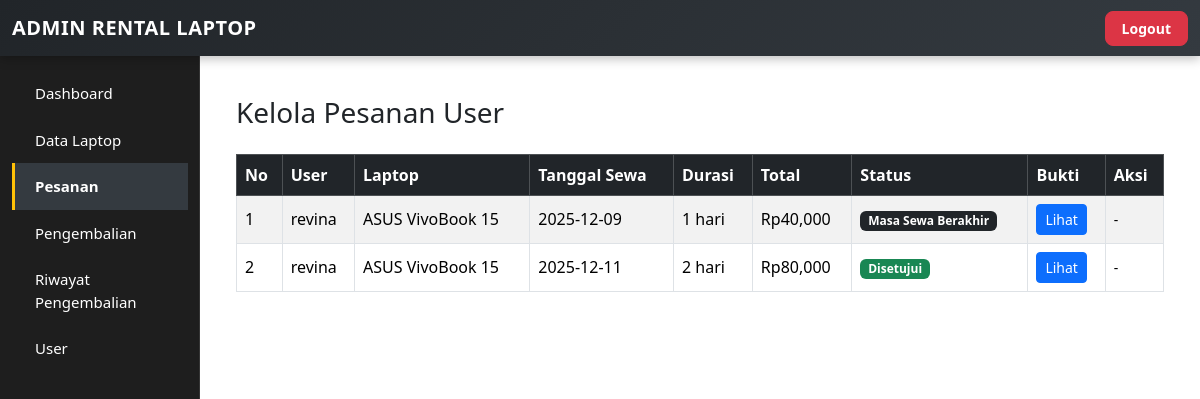
The page /admin/pesanan.php (signed in) on the database as committed earlier.
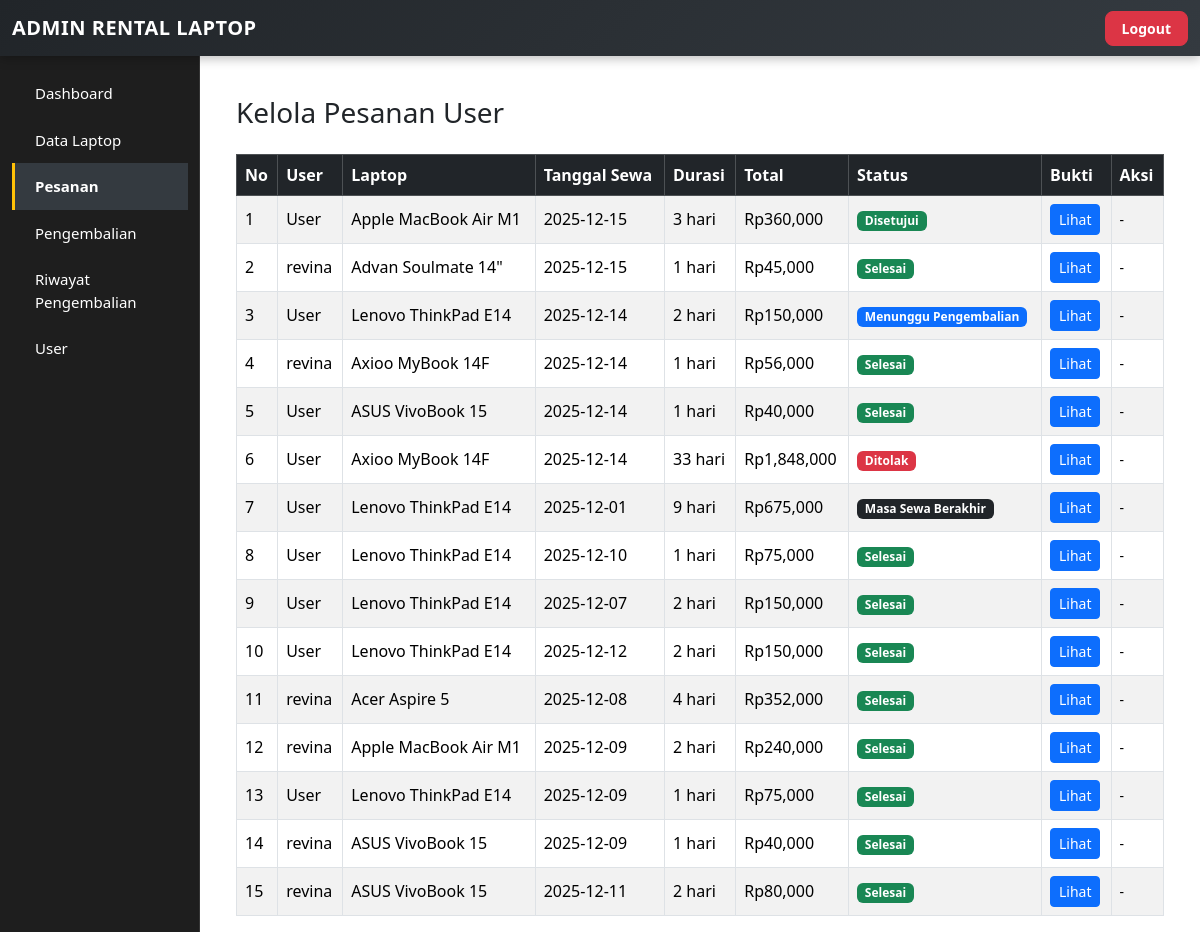
The same page on the database as committed later.
### tables this page shows
CREATE TABLE `tb_pesanan` (
  `id_pesanan` int NOT NULL AUTO_INCREMENT,
  `id_laptop` int NOT NULL,
  `id_user` int NOT NULL,
  `tanggal_sewa` date NOT NULL,
  `durasi` int NOT NULL,
  `total_harga` int NOT NULL,
  `status` enum('Menunggu','Menunggu Pembayaran','Menunggu Konfirmasi','Disetujui','Ditolak','Masa Sewa Berakhir','Menunggu Pengembalian','Selesai','Ditolak Pembayaran') NOT NULL,
  `bukti` varchar(255) DEFAULT NULL,
  `metode_bayar` varchar(20) DEFAULT NULL,
  `rekening_tujuan` varchar(50) DEFAULT NULL,
  PRIMARY KEY (`id_pesanan`),
  KEY `id_laptop` (`id_laptop`),
  KEY `id_user` (`id_user`),
  CONSTRAINT `tb_pesanan_ibfk_1` FOREIGN KEY (`id_laptop`) REFERENCES `tb_laptop` (`id_laptop`) ON DELETE RESTRICT ON UPDATE RESTRICT,
  CONSTRAINT `tb_pesanan_ibfk_2` FOREIGN KEY (`id_user`) REFERENCES `tb_user` (`id_user`) ON DELETE RESTRICT ON UPDATE RESTRICT
);

CREATE TABLE `tb_user` (
  `id_user` int NOT NULL AUTO_INCREMENT,
  `nama` varchar(100) NOT NULL,
  `email` varchar(100) NOT NULL,
  `password` varchar(100) NOT NULL,
  `role` enum('user','admin') NOT NULL,
  PRIMARY KEY (`id_user`)
);

CREATE TABLE `tb_laptop` (
  `id_laptop` int NOT NULL AUTO_INCREMENT,
  `nama` varchar(100) NOT NULL,
  `foto` varchar(255) DEFAULT NULL,
  `spesifikasi` text NOT NULL,
  `harga_per_hari` int DEFAULT NULL,
  `stok` int NOT NULL,
  `status` enum('Tersedia','Disewa') NOT NULL,
  `harga` int NOT NULL,
  PRIMARY KEY (`id_laptop`)
);

### admin/pesanan.php (the view, shortened to what this page needs)
<?php
require "../config/database.php";
$data = $conn->query("
    SELECT
        tb_pesanan.*,
        tb_user.nama AS nama_user,
        tb_laptop.nama AS nama_laptop
    FROM tb_pesanan
    JOIN tb_user ON tb_pesanan.id_user = tb_user.id_user
    JOIN tb_laptop ON tb_pesanan.id_laptop = tb_laptop.id_laptop
    ORDER BY tb_pesanan.id_pesanan DESC
");
?>
<!DOCTYPE html>
<html lang="id">
<head>
    <link href="https://cdn.jsdelivr.net/npm/bootstrap@5.3.2/dist/css/bootstrap.min.css" rel="stylesheet">
</head>
<body>
<?php require "../assets/header.php"; ?>
<div class="container mt-5">
    <h3 class="mb-4">Kelola Pesanan User</h3>
    <div class="table-responsive">
        <table class="table table-bordered table-striped align-middle">
            <thead class="table-dark">
                <tr>
                    <th>No</th>
                    <th>User</th>
                    <th>Laptop</th>
                    <th>Tanggal Sewa</th>
                    <th>Durasi</th>
                    <th>Total</th>
                    <th>Status</th>
                    <th>Bukti</th>
                    <th>Aksi</th>
                </tr>
            </thead>
            <tbody>
            <?php $no=1; foreach ($data as $p): ?>
                <tr>
                    <td><?= $no++; ?></td>
                    <td><?= $p['nama_user']; ?></td>
                    <td><?= $p['nama_laptop']; ?></td>
                    <td><?= $p['tanggal_sewa']; ?></td>
                    <td><?= $p['durasi']; ?> hari</td>
                    <td>Rp<?= number_format($p['total_harga']); ?></td>
                    <td>
                        <?php
                            switch ($p['status']) {
                                case 'Disetujui':
                                    echo '<span class="badge bg-success">Disetujui</span>';
                                    break;
                                case 'Menunggu Pengembalian':
                                    echo '<span class="badge bg-primary">Menunggu Pengembalian</span>';
                                    break;
                                case 'Masa Sewa Berakhir':
                                    echo '<span class="badge bg-dark">Masa Sewa Berakhir</span>';
                                    break;
                                case 'Selesai':
                                    echo '<span class="badge bg-success">Selesai</span>';
                                    break;
                                case 'Ditolak':
                                    echo '<span class="badge bg-danger">Ditolak</span>';
                                    break;
                            }
                        ?>
                        </td>
                    <td>
                        <?php if ($p['bukti']): ?>
                            <a href="../assets/uploads/<?= $p['bukti']; ?>" target="_blank"
                               class="btn btn-sm btn-primary">Lihat</a>
                        <?php else: ?>
                            <small class="text-danger">Belum Upload</small>
                        <?php endif; ?>
                    </td>
                    <td>
                        <?php if ($p['status'] == 'Menunggu Konfirmasi'): ?>
                            <a href="?id=<?= $p['id_pesanan']; ?>&aksi=setuju"
                               class="btn btn-success btn-sm"
                               onclick="return confirm('Setujui pembayaran?')">
                                Setujui
                            </a>
                            <a href="?id=<?= $p['id_pesanan']; ?>&aksi=tolak"
                               class="btn btn-danger btn-sm"
                               onclick="return confirm('Tolak bukti pembayaran?')">
                                Tolak
                            </a>
                        <?php else: ?>
                            <small>-</small>
                        <?php endif; ?>
                    </td>
                </tr>
            <?php endforeach; ?>
            </tbody>
        </table>
    </div>
</div>
</body>
</html>

Rows that differ between the two databases and show on the page:
added tb_pesanan: id_user.nama "User", id_laptop.nama "Apple MacBook Air M1", tanggal_sewa "2025-12-15", durasi "3", total_harga "360,000", status "Disetujui"
added tb_pesanan: id_user.nama "revina", id_laptop.nama "Advan Soulmate 14\"", tanggal_sewa "2025-12-15", durasi "1", total_harga "45,000", status "Selesai"
added tb_pesanan: id_user.nama "User", id_laptop.nama "Lenovo ThinkPad E14", tanggal_sewa "2025-12-14", durasi "2", total_harga "150,000", shows "Menunggu Pengembalian"
added tb_pesanan: id_user.nama "revina", id_laptop.nama "Axioo MyBook 14F", tanggal_sewa "2025-12-14", durasi "1", total_harga "56,000", status "Selesai"
added tb_pesanan: id_user.nama "User", id_laptop.nama "ASUS VivoBook 15", tanggal_sewa "2025-12-14", durasi "1", total_harga "40,000", status "Selesai"
added tb_pesanan: id_user.nama "User", id_laptop.nama "Axioo MyBook 14F", tanggal_sewa "2025-12-14", durasi "33", total_harga "1,848,000", status "Ditolak"
added tb_pesanan: id_user.nama "User", id_laptop.nama "Lenovo ThinkPad E14", tanggal_sewa "2025-12-01", durasi "9", total_harga "675,000", shows "Masa Sewa Berakhir"
added tb_pesanan: id_user.nama "User", id_laptop.nama "Lenovo ThinkPad E14", tanggal_sewa "2025-12-10", durasi "1", total_harga "75,000", status "Selesai"
added tb_pesanan: id_user.nama "User", id_laptop.nama "Lenovo ThinkPad E14", tanggal_sewa "2025-12-07", durasi "2", total_harga "150,000", status "Selesai"
added tb_pesanan: id_user.nama "User", id_laptop.nama "Lenovo ThinkPad E14", tanggal_sewa "2025-12-12", durasi "2", total_harga "150,000", status "Selesai"
added tb_pesanan: id_user.nama "revina", id_laptop.nama "Acer Aspire 5", tanggal_sewa "2025-12-08", durasi "4", total_harga "352,000", status "Selesai"
added tb_pesanan: id_user.nama "revina", id_laptop.nama "Apple MacBook Air M1", tanggal_sewa "2025-12-09", durasi "2", total_harga "240,000", status "Selesai"
added tb_pesanan: id_user.nama "User", id_laptop.nama "Lenovo ThinkPad E14", tanggal_sewa "2025-12-09", durasi "1", total_harga "75,000", status "Selesai"
changed tb_pesanan (number 14 of 15 on the later page): status "Masa Sewa Berakhir" → "Selesai"
changed tb_pesanan (number 15 of 15 on the later page): status "Disetujui" → "Selesai"
